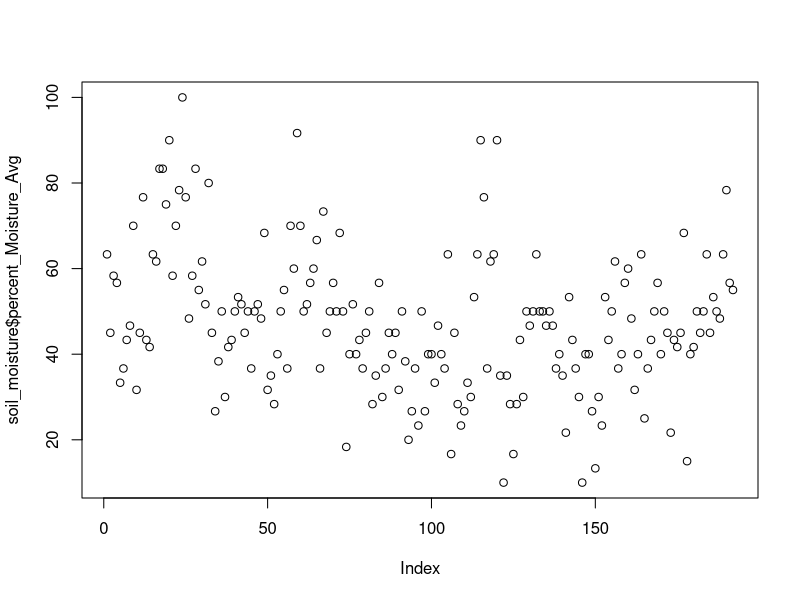
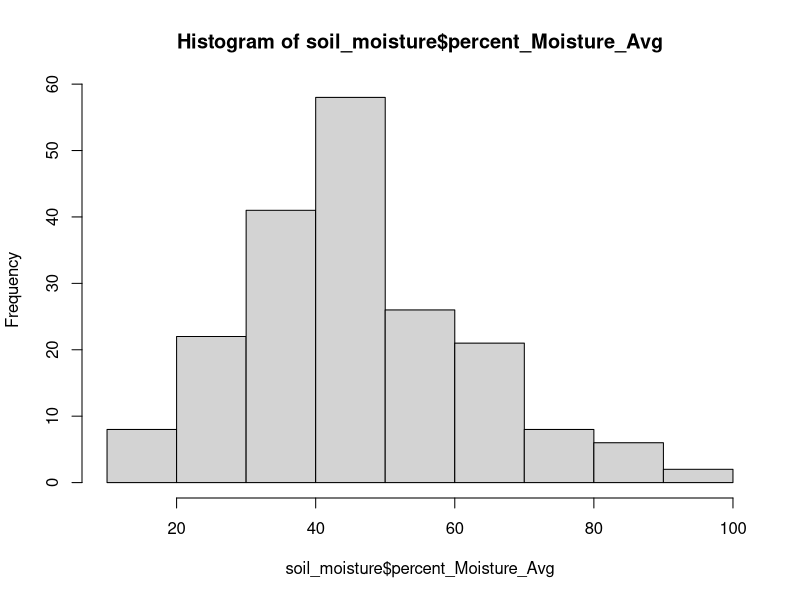
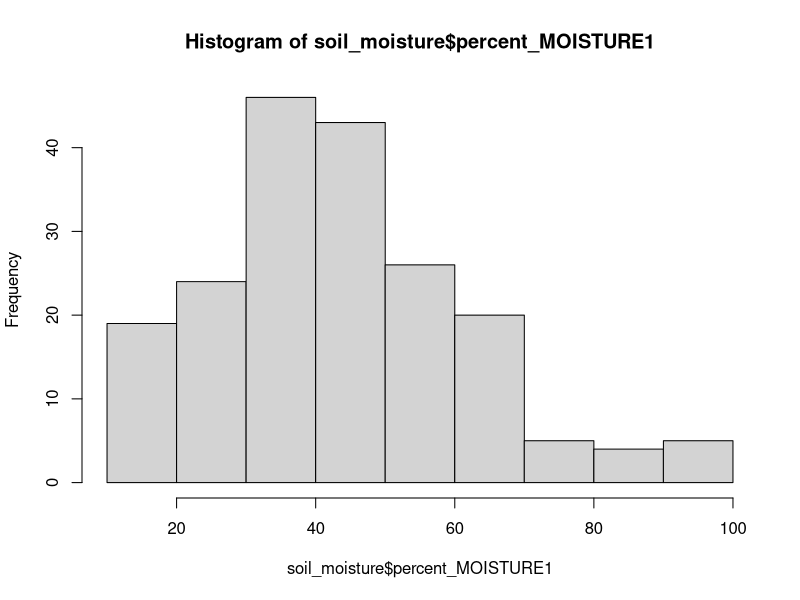
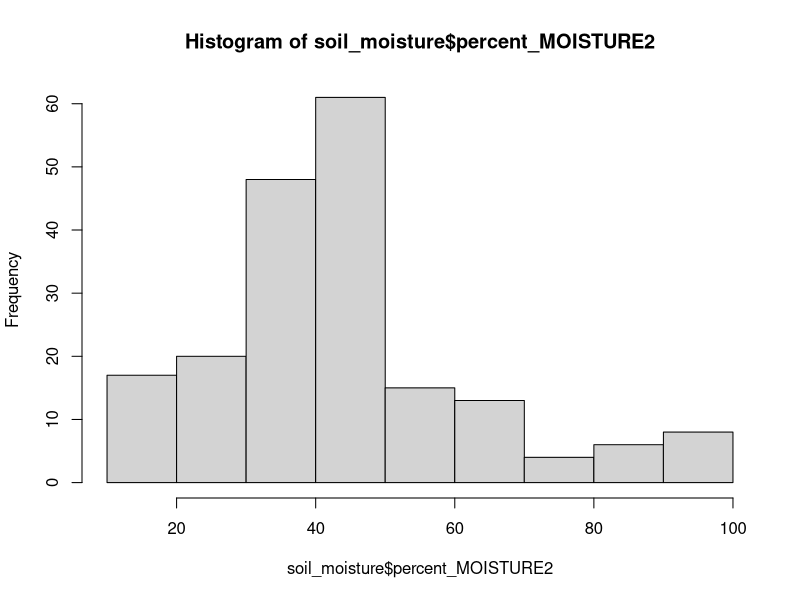
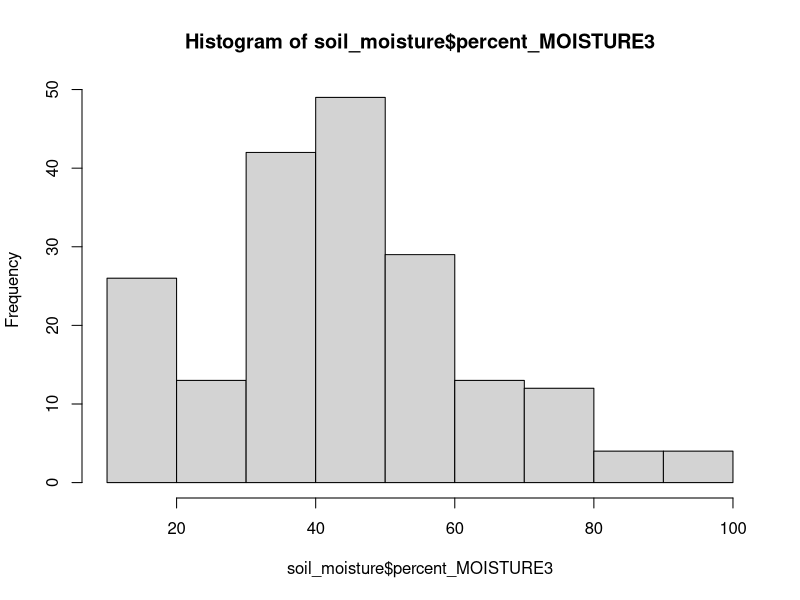
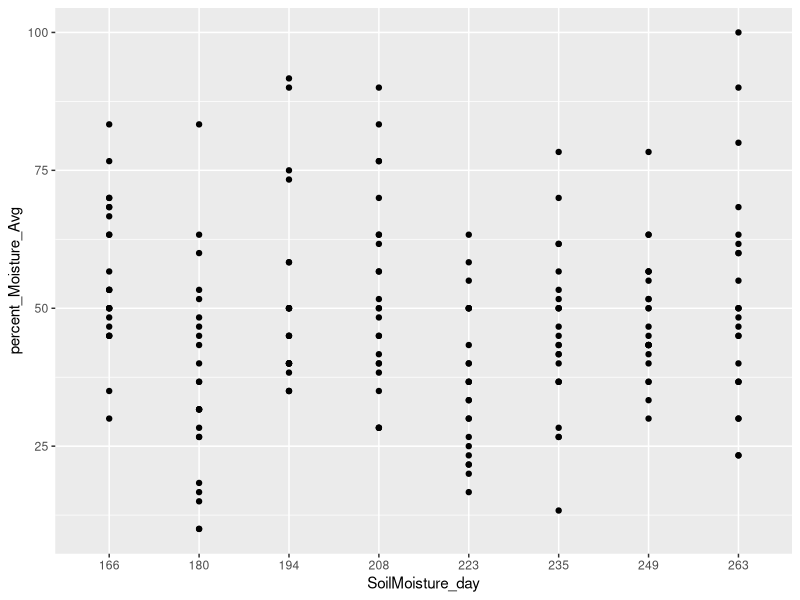
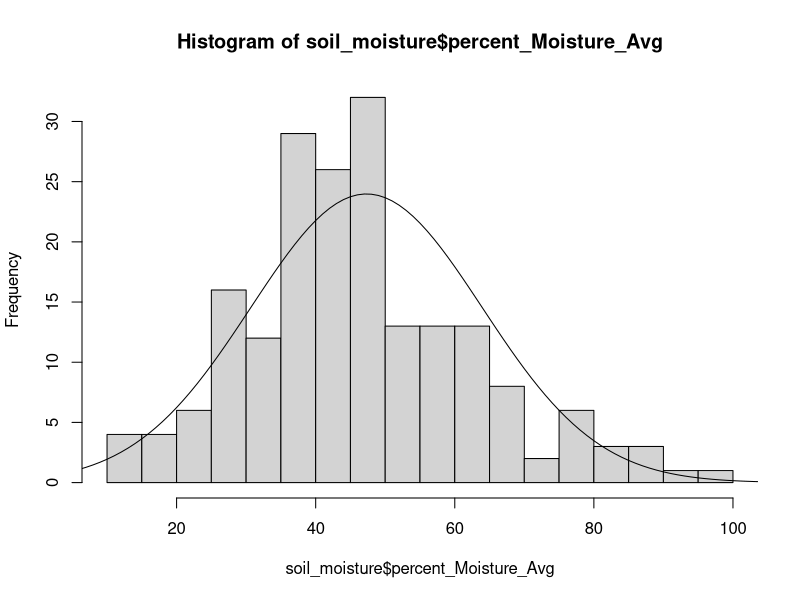
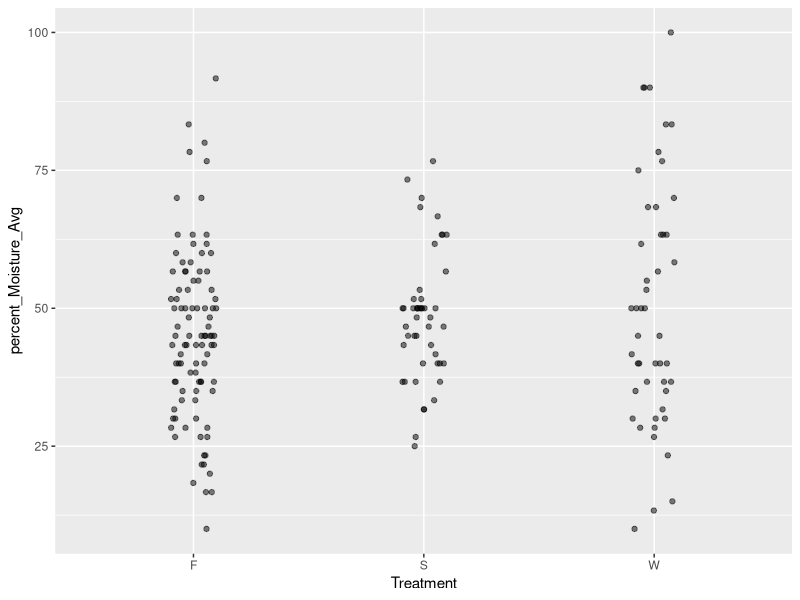

Recreate these plots in R, in order.
# Aaron Tayal
# Sept 24, 2024
# Exploratory data visualization of environmental variables recorded at 
# Powdermill Nature Reserve in the tornado/salvage areas

library(ggplot2)
library(dplyr)
library(lubridate)

soil_moisture_0 <- read.csv("Aaron_PNR_formatted_csvs/Aaron_formatted_Soil_moisture_PNR_ENV_2022.csv")
soil_moisture_0$SoilMoisture_day <- as.factor(yday(soil_moisture_0$SoilMoisture_Date))

# Information on the transect groups and areas of each trap
trap_locations <- read.csv("Aaron_PNR_formatted_csvs/Aaron_formatted_PNR_PitfallTrapLocations_2015.csv",
                           colClasses = c("integer", "integer", "factor", "factor", "factor", "numeric", "numeric"))
soil_moisture <- right_join(trap_locations, soil_moisture_0, by="Plot")

summary(soil_moisture)
plot(soil_moisture$percent_Moisture_Avg)
hist(soil_moisture$percent_Moisture_Avg)
hist(soil_moisture$percent_MOISTURE1)
hist(soil_moisture$percent_MOISTURE2)
hist(soil_moisture$percent_MOISTURE3)

ggplot(data=soil_moisture, aes(x=SoilMoisture_day, 
                               y=percent_Moisture_Avg)) +
  geom_point()

# Idea: make a Parallel coordinates plot

# How much variation in soil moisture is related to forest disturbance
# type (undisturbed, wind-disturbed, or salvage-logged)? How much variation
# is related to transect? How much variation is related to date of measurement?

# Make sure I can calculate variance:
example <- c(1,4,9,7,6)
var(example)
mean(example)
squared_diffs <- vapply(example, FUN = function(x) (x - mean(example))^2,
                        FUN.VALUE = 1)
sum(squared_diffs) / (length(example) - 1)

# Now calculate the variance of percent soil moisture (averaging the three readings):
overall_var <- var(soil_moisture$percent_Moisture_Avg)
overall_mean <- mean(soil_moisture$percent_Moisture_Avg)
x_values <- -25:125
# Prob. density function of normal distribution:
y_values <- dnorm(x_values, overall_mean, sqrt(overall_var))
histogram <- hist(soil_moisture$percent_Moisture_Avg, plot=FALSE, breaks=20)
plot(histogram)
lines(x=x_values, y=1000*y_values)  

# I think a normal distribution fits the data fairly well (subjectively).
ggplot(data=soil_moisture, aes(x=Treatment, y=percent_Moisture_Avg)) +
         geom_jitter(height=0, width=0.1, alpha=0.5)
# However, the above graph suggests that the within-group variance of 
# wind-disturbed plots (with multiple sample dates as separate replicates)
# is greater than that of salvage-logged plots. 

# Verify my observation by looking at the variances:
soil_moisture_by_treatment <- soil_moisture %>% group_by(Treatment) %>% 
  summarise(mean_moisture = mean(percent_Moisture_Avg),
            var_moisture = var(percent_Moisture_Avg),
            n_moisture = n())
soil_moisture_by_treatment

# Does this pattern still hold after taking the mean soil moisture for each plot 
# over the whole season?
soil_moisture_by_plot <- soil_moisture %>% group_by(Plot) %>% 
  summarise(Treatment = first(Treatment),
            mean_moisture = mean(percent_Moisture_Avg),
            var_moisture = var(percent_Moisture_Avg),
            n_moisture = n())
ggplot(data=soil_moisture_by_plot, aes(x=Treatment, y=mean_moisture)) +
  geom_jitter(height=0, width=0.1, alpha=0.5)






